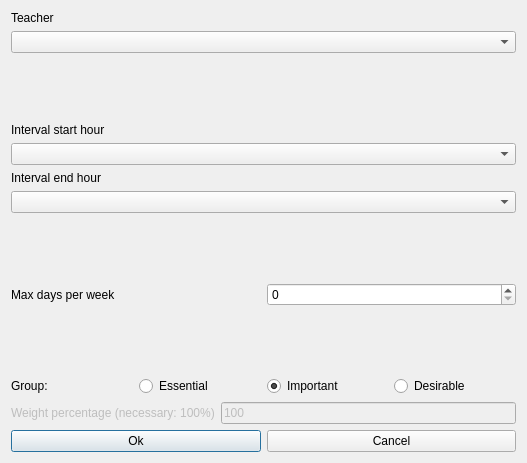
<?xml version="1.0" encoding="UTF-8"?>
<ui version="4.0">
 <class>ModifyConstraintTeacherIntervalMaxDaysPerWeekForm_template</class>
 <widget class="QDialog" name="ModifyConstraintTeacherIntervalMaxDaysPerWeekForm_template">
  <property name="geometry">
   <rect>
    <x>0</x>
    <y>0</y>
    <width>527</width>
    <height>463</height>
   </rect>
  </property>
  <property name="windowTitle">
   <string extracomment="This is the title of the dialog to modify a constraint of this type">Modify teacher interval max days per week</string>
  </property>
  <layout class="QVBoxLayout" name="verticalLayout">
   <item>
    <layout class="QVBoxLayout">
     <item>
      <widget class="QLabel" name="teacherTextLabel">
       <property name="frameShape">
        <enum>QFrame::NoFrame</enum>
       </property>
       <property name="frameShadow">
        <enum>QFrame::Plain</enum>
       </property>
       <property name="text">
        <string>Teacher</string>
       </property>
       <property name="wordWrap">
        <bool>false</bool>
       </property>
      </widget>
     </item>
     <item>
      <widget class="QComboBox" name="teachersComboBox">
       <property name="editable">
        <bool>false</bool>
       </property>
       <property name="insertPolicy">
        <enum>QComboBox::NoInsert</enum>
       </property>
       <property name="autoCompletion">
        <bool>false</bool>
       </property>
       <property name="duplicatesEnabled">
        <bool>false</bool>
       </property>
      </widget>
     </item>
    </layout>
   </item>
   <item>
    <spacer name="spacer9">
     <property name="orientation">
      <enum>Qt::Vertical</enum>
     </property>
     <property name="sizeType">
      <enum>QSizePolicy::Expanding</enum>
     </property>
     <property name="sizeHint" stdset="0">
      <size>
       <width>20</width>
       <height>21</height>
      </size>
     </property>
    </spacer>
   </item>
   <item>
    <layout class="QVBoxLayout">
     <item>
      <widget class="QLabel" name="startTextLabel">
       <property name="frameShape">
        <enum>QFrame::NoFrame</enum>
       </property>
       <property name="frameShadow">
        <enum>QFrame::Plain</enum>
       </property>
       <property name="text">
        <string>Interval start hour</string>
       </property>
       <property name="wordWrap">
        <bool>false</bool>
       </property>
      </widget>
     </item>
     <item>
      <widget class="QComboBox" name="startHourComboBox">
       <property name="editable">
        <bool>false</bool>
       </property>
       <property name="insertPolicy">
        <enum>QComboBox::NoInsert</enum>
       </property>
       <property name="autoCompletion">
        <bool>false</bool>
       </property>
       <property name="duplicatesEnabled">
        <bool>false</bool>
       </property>
      </widget>
     </item>
    </layout>
   </item>
   <item>
    <layout class="QVBoxLayout">
     <item>
      <widget class="QLabel" name="endTextLabel">
       <property name="frameShape">
        <enum>QFrame::NoFrame</enum>
       </property>
       <property name="frameShadow">
        <enum>QFrame::Plain</enum>
       </property>
       <property name="text">
        <string>Interval end hour</string>
       </property>
       <property name="wordWrap">
        <bool>false</bool>
       </property>
      </widget>
     </item>
     <item>
      <widget class="QComboBox" name="endHourComboBox">
       <property name="editable">
        <bool>false</bool>
       </property>
       <property name="insertPolicy">
        <enum>QComboBox::NoInsert</enum>
       </property>
       <property name="autoCompletion">
        <bool>false</bool>
       </property>
       <property name="duplicatesEnabled">
        <bool>false</bool>
       </property>
      </widget>
     </item>
    </layout>
   </item>
   <item>
    <spacer name="spacer8">
     <property name="orientation">
      <enum>Qt::Vertical</enum>
     </property>
     <property name="sizeType">
      <enum>QSizePolicy::Expanding</enum>
     </property>
     <property name="sizeHint" stdset="0">
      <size>
       <width>20</width>
       <height>31</height>
      </size>
     </property>
    </spacer>
   </item>
   <item>
    <layout class="QHBoxLayout">
     <item>
      <widget class="QLabel" name="maxDaysTextLabel">
       <property name="frameShape">
        <enum>QFrame::NoFrame</enum>
       </property>
       <property name="frameShadow">
        <enum>QFrame::Plain</enum>
       </property>
       <property name="text">
        <string>Max days per week</string>
       </property>
       <property name="wordWrap">
        <bool>false</bool>
       </property>
      </widget>
     </item>
     <item>
      <widget class="QSpinBox" name="maxDaysSpinBox"/>
     </item>
    </layout>
   </item>
   <item>
    <spacer name="spacer7">
     <property name="orientation">
      <enum>Qt::Vertical</enum>
     </property>
     <property name="sizeType">
      <enum>QSizePolicy::Expanding</enum>
     </property>
     <property name="sizeHint" stdset="0">
      <size>
       <width>20</width>
       <height>31</height>
      </size>
     </property>
    </spacer>
   </item>
   <item>
    <layout class="QHBoxLayout" name="horizontalLayout_4">
     <item>
      <widget class="QLabel" name="groupTextLabel">
       <property name="text">
        <string>Group:</string>
       </property>
      </widget>
     </item>
     <item>
      <widget class="QRadioButton" name="essentialRadioButton">
       <property name="text">
        <string>Essential</string>
       </property>
      </widget>
     </item>
     <item>
      <widget class="QRadioButton" name="importantRadioButton">
       <property name="text">
        <string>Important</string>
       </property>
       <property name="checked">
        <bool>true</bool>
       </property>
      </widget>
     </item>
     <item>
      <widget class="QRadioButton" name="desirableRadioButton">
       <property name="text">
        <string>Desirable</string>
       </property>
      </widget>
     </item>
    </layout>
   </item>
   <item>
    <layout class="QHBoxLayout">
     <item>
      <widget class="QLabel" name="weightTextLabel">
       <property name="enabled">
        <bool>false</bool>
       </property>
       <property name="frameShape">
        <enum>QFrame::NoFrame</enum>
       </property>
       <property name="frameShadow">
        <enum>QFrame::Plain</enum>
       </property>
       <property name="text">
        <string>Weight percentage (necessary: 100%)</string>
       </property>
       <property name="wordWrap">
        <bool>false</bool>
       </property>
      </widget>
     </item>
     <item>
      <widget class="QLineEdit" name="weightLineEdit">
       <property name="enabled">
        <bool>false</bool>
       </property>
       <property name="text">
        <string notr="true">100</string>
       </property>
      </widget>
     </item>
    </layout>
   </item>
   <item>
    <layout class="QHBoxLayout">
     <item>
      <widget class="QPushButton" name="okPushButton">
       <property name="text">
        <string>Ok</string>
       </property>
      </widget>
     </item>
     <item>
      <widget class="QPushButton" name="cancelPushButton">
       <property name="text">
        <string>Cancel</string>
       </property>
      </widget>
     </item>
    </layout>
   </item>
  </layout>
 </widget>
 <layoutdefault spacing="6" margin="11"/>
 <resources/>
 <connections/>
</ui>
